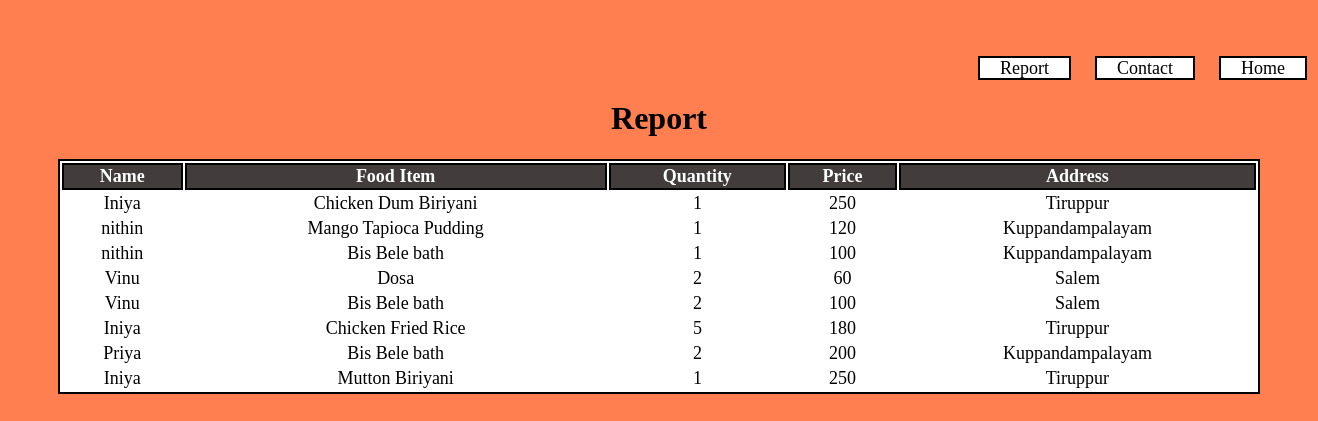
Screenshot of /oreport with the database file from the repository.
### App/models.py (models this page shows)
class OrderNow(models.Model):
    fullname = models.CharField( max_length=50)
    fooditem = models.CharField( max_length=50)
    quantity = models.IntegerField()
    address = models.TextField()
    price = models.IntegerField()

### App/views.py (the view)
# urls.py: path('oreport',oreport,name="oreport")
def oreport(request):
    ord = OrderNow.objects.all()
    return render(request,'orderreport.html',{'ord':ord})

### templates/orderreport.html (shortened to what this page needs)
<!DOCTYPE html>
<html lang="en">
<head>
    {% load static %}
    <link rel="stylesheet" href="{% static 'css/style9.css' %}">
</head>
<body>
    <div class="report">
         <div class="nav">
            <nav>
                <a href="{% url 'report' %}">Report</a>
                <a href="{% url 'creports' %}">Contact</a>
                <a href="{% url 'homepage' %}">Home</a>
            </nav>
        </div>
        <div>
            <h1>Report</h1>
        </div>
        <table >
            <tr>
                <th>Name</th>
                <th>Food Item</th>
                <th>Quantity</th>
                <th>Price</th>
                <th>Address</th>
            </tr>
            {% for datas in ord %}
            <tr>
                <td>{{datas.fullname}}</td>
                <td>{{datas.fooditem}}</td>
                <td>{{datas.quantity}}</td>
                <td>{{datas.price}}</td>
                <td>{{datas.address}}</td>
            </tr>
            {% endfor %}
        </table>
    </div>
</body>
</html>

### static/css/style9.css (style rules this page uses)
.report { padding: 50px; }
body { background-color: coral; }
table { width: 100%; text-align: center; border: 2px solid black; font-size: large; background-color: white; }
th { background-color: rgb(66, 60, 60); color: white; border: 2px solid black; }
h1 { text-align: center; }
a { text-decoration: none; border: 2px solid black; margin-left: 20px; font-size: large; background-color: white; padding-left: 20px; padding-right: 20px; text-align: center; color: black; }
.nav { position: relative; width: 350px; left: 900px; }

### rows the page displays
OrderNow: fullname "Iniya", fooditem "Chicken Dum Biriyani", quantity "1", price "250", address "Tiruppur"
OrderNow: fullname "nithin", fooditem "Mango Tapioca Pudding", quantity "1", price "120", address "Kuppandampalayam"
OrderNow: fullname "nithin", fooditem "Bis Bele bath", quantity "1", price "100", address "Kuppandampalayam"
OrderNow: fullname "Vinu", fooditem "Dosa", quantity "2", price "60", address "Salem"
OrderNow: fullname "Vinu", fooditem "Bis Bele bath", quantity "2", price "100", address "Salem"
OrderNow: fullname "Iniya", fooditem "Chicken Fried Rice", quantity "5", price "180", address "Tiruppur"
OrderNow: fullname "Priya", fooditem "Bis Bele bath", quantity "2", price "200", address "Kuppandampalayam"
OrderNow: fullname "Iniya", fooditem "Mutton Biriyani", quantity "1", price "250", address "Tiruppur"
